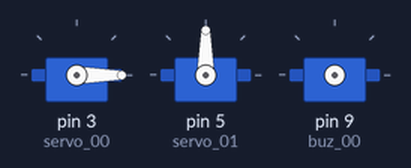
Recording of a sketch running on a simulated Arduino Uno, built with avr-gcc and run on an emulated ATmega328P. Shown: 3 × servo. Wiring (inferred from the names in the program): servo: signal pin 9. Servo pulses on a pin are drawn as a servo (544–2400 µs = 0–180°); what the sketch prints to the serial monitor is not drawn.

Above: at 0.05 s.
At 3.6 s:
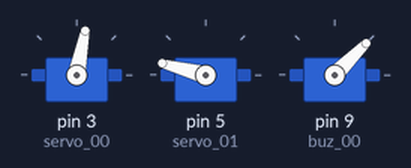
At 7.15 s:
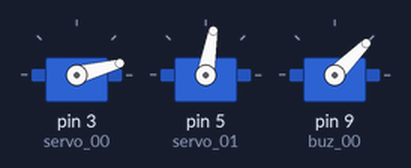
At 14.15 s:
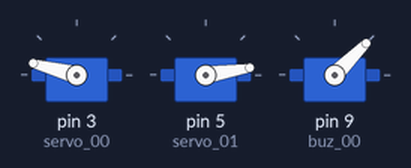
Timing chart, 0 to 18.4 s (numbered marks = the images above):
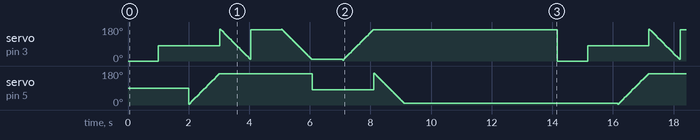

The sketch:

Ch07_2Servo_Motors.ino
```cpp
#include <Servo.h>

Servo mServo00;   // object0
Servo mServo01;   // object1

const int servo_00 = 3;
const int servo_01 = 5;

int timeStep = 1000;
int timeSwing = 30;

int buz_00 = 9;

void setup()  {
  Serial.begin(115200);    // baud rate = 115200
  Serial.println("Hello Arduino!");

  mServo00.attach(servo_00);  // initailize00
  mServo01.attach(servo_01);  // initailize01

  pinMode(buz_00, OUTPUT);
}

void lowArm_0() {
  mServo00.write(0);  delay(timeStep);
}

void lowArm_90() {
  mServo00.write(80);  delay(timeStep);
}

void lowArm_180() {
  mServo00.write(165);  delay(timeStep);
}

void lowArm_open() {
  for (int n = 5; n <= 169; n += 5) {
    mServo00.write(n);
    buzz(1);
    delay(timeSwing);
  }
}

void lowArm_close() {
  for (int n = 169; n >= 5; n -= 5) {
    mServo00.write(n); buzz(1);
    delay(timeSwing);
  }
}

void loop() {
  lowArm_0(); lowArm_90(); upperArm_open(); lowArm_close();
  lowArm_180();
  lowArm_close();upperArm_90();  lowArm_open();
  upperArm_close();

  buzz(30);
  delay(5000);
}

void buzz(int buzzON) {
  digitalWrite(buz_00, HIGH); delay(buzzON);
  digitalWrite(buz_00, LOW);
}

void upperArm_0() {
  mServo01.write(0);  delay(timeStep);
}

void upperArm_90() {
  mServo01.write(80);  delay(timeStep);
}

void upperArm_180() {
  mServo01.write(165);  delay(timeStep);
}

void upperArm_open() {
  for (int n = 5; n <= 169; n += 5) {
    mServo01.write(n);
    buzz(1);
    delay(timeSwing);
  }
}

void upperArm_close() {
  for (int n = 169; n >= 5; n -= 5) {
    mServo01.write(n); buzz(1);
    delay(timeSwing);
  }
}
```

Measured:
- by itself, servo on pin 3 (servo_00): moves between 0° and 169°, repeating every 14.2 s
- by itself, servo on pin 5 (servo_01): moves between 5° and 169°, repeating every 14.2 s
